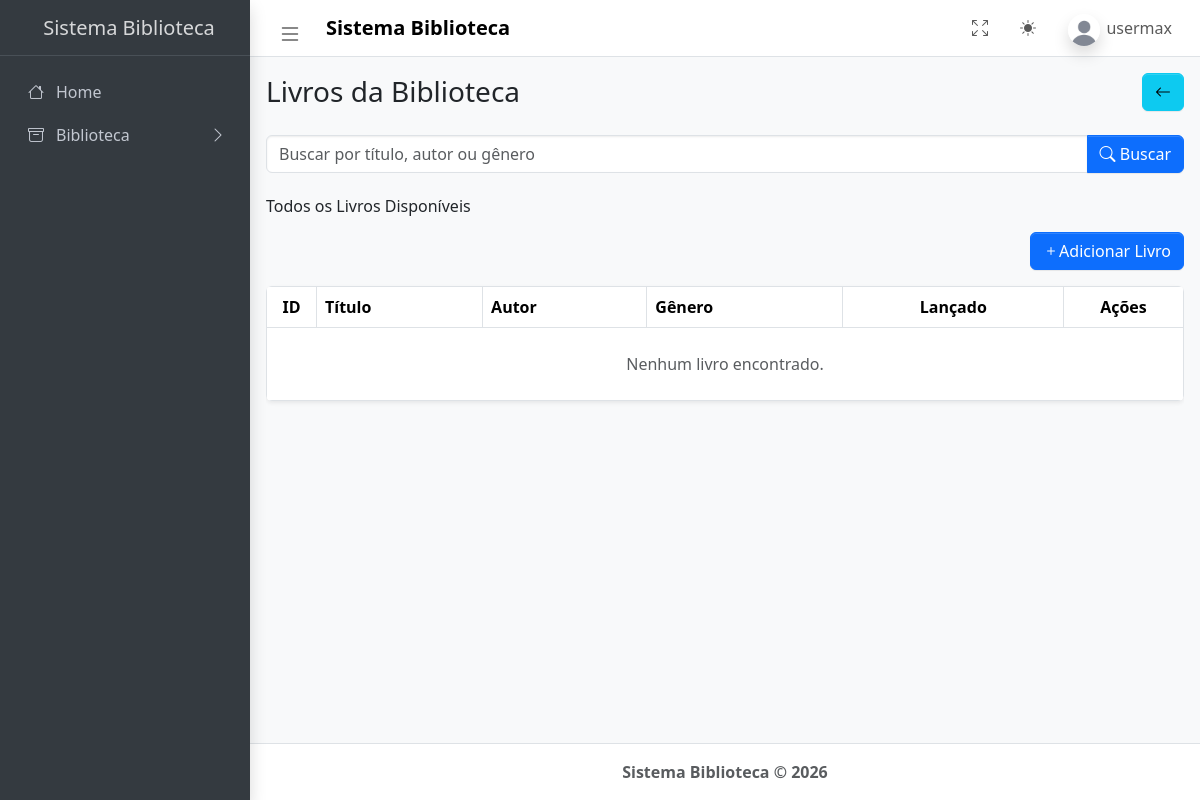
The page /livros (signed in) on the database as committed earlier.
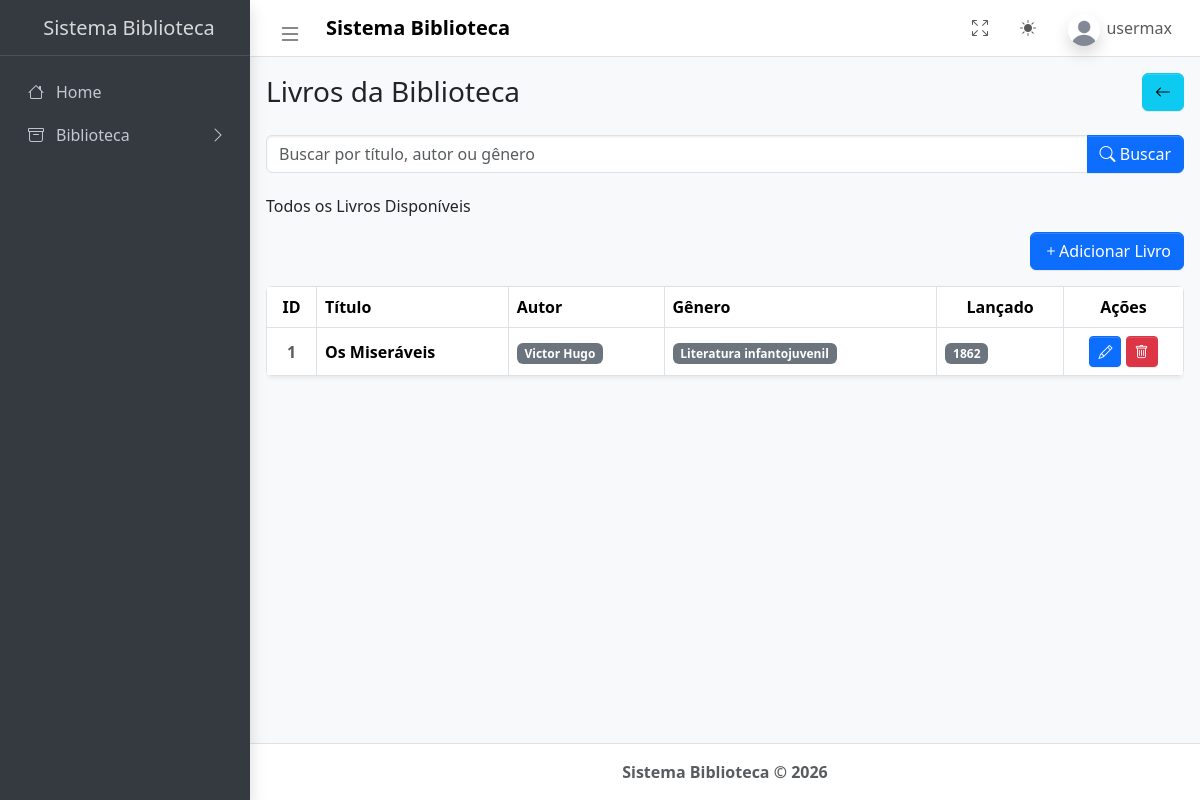
The same page on the database as committed later.
### tables this page shows
CREATE TABLE livros(
                id INTEGER PRIMARY KEY AUTOINCREMENT,
                titulo TEXT NOT NULL,
                autor TEXT NOT NULL,
                genero TEXT NOT NULL,
                lancado INTEGER NOT NULL
            );

### app.py (the view)
@app.route('/livros', methods=['GET'])
@login_necessario
def livros():
    conn = conexao()
    livros = conn.execute('SELECT * FROM livros')
    return render_template('admin/livros.html', livros=livros)

### app.py (called while the page is built)
def conexao():
    conn = sqlite3.connect(DATABASE)
    conn.row_factory = sqlite3.Row
    return conn

def usuario_logado():
    return 'usuario_id' in session

def login_necessario(func):
    @wraps(func)
    def verificar_login(*args, **kwargs):
        if not usuario_logado():
            flash('Você precisa estar logado para acessar essa página')
            return redirect(url_for('login'))
        return func(*args, **kwargs)
    return verificar_login

### templates/admin/livros.html (shortened to what this page needs)
{% extends "admin/base.html" %}
{% block content %}
<main class="app-main">
    <div class="d-flex justify-content-between align-items-center mb-4">
        <h1 class="h3 m-0">Livros da Biblioteca</h1>
        <a href="{{ url_for('menu_principal') }}" class="btn btn-info bi bi-arrow-left"></a>
    </div>
    <form method="GET" action="{{ url_for('buscar_livros') }}" class="mb-4">
        <div class="input-group">
            <input type="text" class="form-control" name="query" placeholder="Buscar por título, autor ou gênero" value="{{ request.args.get('query', '') }}">
            <button class="btn btn-primary" type="submit"><i class="bi bi-search"></i> Buscar</button>
        </div>
    </form>
    <div class="d-flex justify-content-between align-items-center mb-3">
        {% if request.args.get('query') %}
            <h6 class="m-0">Resultados da busca por: "<strong>{{ request.args.get('query') }}</strong>"</h6>
        {% elif livros %}
            <h6 class="m-0">Todos os Livros Disponíveis</h6>
        {% else %}
            <h6 class="m-0">Nenhum livro Disponível</h6>
        {% endif %}
    </div>
    {% if session.get('perfil') in ['max', 'admin'] %}
    <div class="d-flex justify-content-end mb-3">
        <a href="{{ url_for('add_livro') }}" class="btn btn-primary bi bi-plus">Adicionar Livro</a>
    </div>
    {% endif %}
    <div class="table-responsive shadow-sm rounded">
      <table class="table table-bordered align-middle mb-0">
        <thead>
          <tr>
            <th class="text-center" style="width: 50px;">ID</th>
            <th>Título</th>
            <th>Autor</th>
            <th>Gênero</th>
            <th class="text-center">Lançado</th>
            <th class="text-center" style="width: 120px;">Ações</th>
          </tr>
        </thead>
        <tbody>
          {% for livro in livros %}
            <tr>
              <td class="text-center fw-bold text-muted">{{ loop.index }}</td>
              <td class="fw-bold">{{ livro.titulo }}</td>
              <td><span class="badge bg-secondary">{{ livro.autor }}</span></td>
              <td><span class="badge bg-secondary">{{ livro.genero }}</span></td>
              <td><span class="badge bg-secondary">{{ livro.lancado }}</span></td>
              <td class="text-center">
                {% if session['perfil'] == 'admin' or session['perfil'] == 'max' %}
                <a href="/edit/{{ livro.id }}" class="btn btn-primary btn-sm"><i class="bi bi-pencil"></i></a>
                <form action="/livros/deletar/{{ livro.id }}" method="POST" class="d-inline" onsubmit="return confirm('Realmente deseja excluir esse livro?')">
                  <button type="submit" class="btn btn-danger btn-sm"><i class="bi bi-trash"></i></button>
                </form>
                {% else %}
                <a href="#" class="btn btn-success btn-sm disabled">pedir</a>
                {% endif %}
              </td>
          </tr>
          {% else %}
          <tr>
            <td colspan="6" class="text-center py-4 text-muted">
                Nenhum livro encontrado.
            </td>
          </tr>
          {% endfor %}
        </tbody>
      </table>
    </div>
</main>
{% endblock %}

### templates/admin/base.html (shortened to what this page needs)
<!doctype html>
<html lang="pt-br">
  <head>
    <link rel="stylesheet" href="https://cdn.jsdelivr.net/npm/@fontsource/source-sans-3@5.0.12/index.css" media="print" onload="this.media = 'all'" />
    <link rel="stylesheet" href="https://cdn.jsdelivr.net/npm/overlayscrollbars@2.11.0/styles/overlayscrollbars.min.css" />
    <link rel="stylesheet" href="https://cdn.jsdelivr.net/npm/bootstrap-icons@1.13.1/font/bootstrap-icons.min.css" />
    <link rel="stylesheet" href="https://cdn.jsdelivr.net/npm/bootstrap@5.3.3/dist/css/bootstrap.min.css">
    <link rel="stylesheet" href="{{ url_for('static', filename='css/dist/css/adminlte.css') }}" />
  </head>
  <body class="layout-fixed sidebar-expand-lg bg-body-tertiary">
    <div class="app-wrapper">
      <nav class="app-header navbar navbar-expand bg-body">
        <div class="container-fluid">
          <ul class="navbar-nav align-items-center">
            <li class="nav-item">
              <a class="nav-link" data-lte-toggle="sidebar" href="#" role="button" aria-label="Toggle sidebar">
                <i class="bi bi-list fs-4"></i>
              </a>
            </li>
            <li class="nav-item ms-2">
              <span class="navbar-brand mb-0 h1 fw-bold fs-5">Sistema Biblioteca</span>
            </li>
          </ul>
          <ul class="navbar-nav ms-auto align-items-center">
            <li class="nav-item">
              <a class="nav-link" href="#" data-lte-toggle="fullscreen" aria-label="Toggle fullscreen">
                <i data-lte-icon="maximize" class="bi bi-arrows-fullscreen"></i>
              </a>
            </li>
            <li class="nav-item dropdown">
              <a class="nav-link" href="#" id="bd-theme" data-bs-toggle="dropdown" aria-expanded="false">
                <i class="bi bi-sun-fill" data-lte-theme-icon="light"></i>
              </a>
            </li>
            <li class="nav-item dropdown user-menu">
              <a href="#" class="nav-link dropdown-toggle" data-bs-toggle="dropdown">
                <img src="{{ url_for('static', filename='css/dist/assets/img/user1.jpg') }}" class="user-image rounded-circle shadow" alt="User Image" />
                <span class="d-none d-md-inline">{{ session['usuario'] }}</span>
              </a>
            </li>
          </ul>
        </div>
      </nav>
      <aside class="app-sidebar bg-body-secondary shadow" data-bs-theme="dark">
        <div class="sidebar-brand">
          <span class="brand-text fw-light">Sistema Biblioteca</span>
        </div>
        <div class="sidebar-wrapper">
          <nav class="mt-2" aria-label="Main navigation">
            <ul class="nav sidebar-menu flex-column" data-lte-toggle="treeview" id="navigation">
              <li class="nav-item">
                <a href="/menu_principal" class="nav-link">
                  <i class="nav-icon bi bi-house"></i>
                  <p>Home</p>
                </a>
              </li>
              <li class="nav-item">
                <a class="nav-link">
                  <i class="nav-icon bi bi-archive"></i>
                    <p>
                      Biblioteca
                    </p>
                </a>
              </li>
            </ul>
          </nav>
        </div>
      </aside>
      <main class="app-main p-3">
        {% block content %}
        {% endblock %}
      </main>
      <footer class="app-footer text-center">
        <strong>Sistema Biblioteca &copy; 2026</strong>
      </footer>
    </div>
  </body>
</html>

Rows that differ between the two databases and show on the page:
added livros: titulo "Os Miseráveis", autor "Victor Hugo", genero "Literatura infantojuvenil", lancado "1862"
Other text that changed with them:
text no longer shown: "Nenhum livro encontrado."
